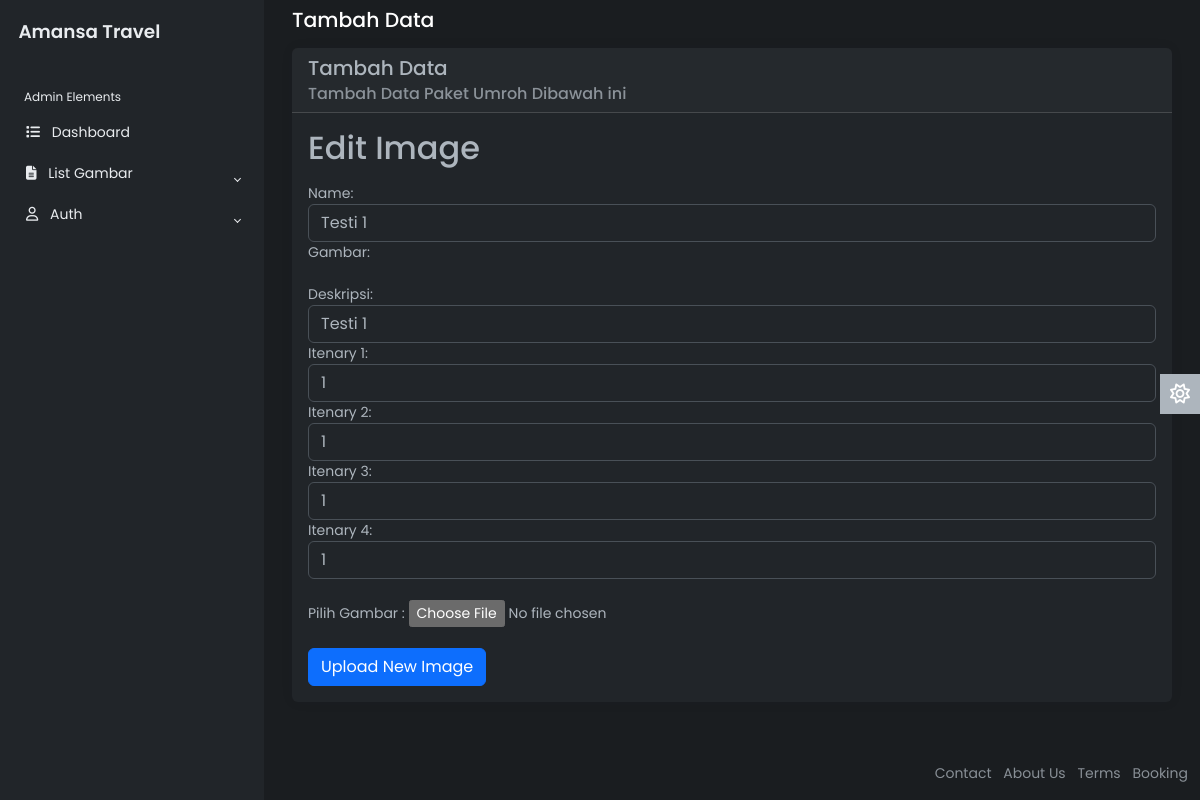
The app's page /Admin/menuGambar/homePage/editHome.php?id=5 (signed in), older data.
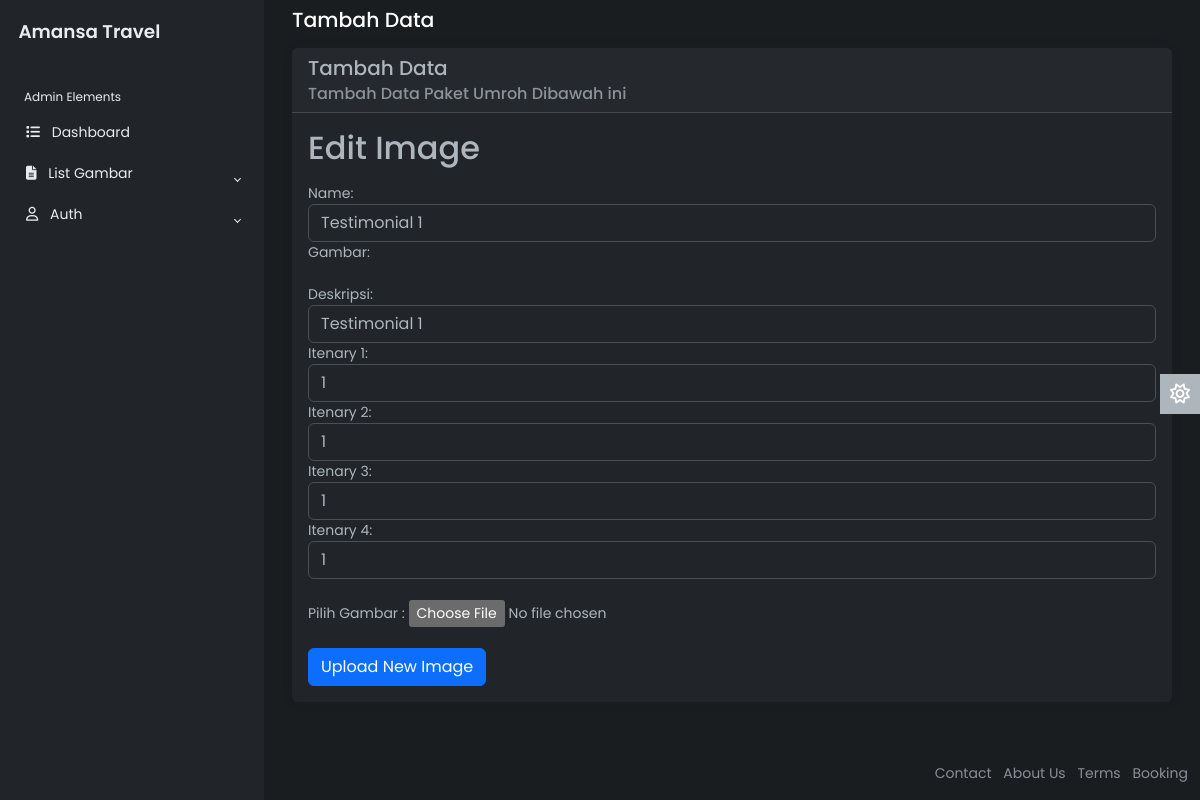
The same page, newer data.
### tables this page shows
CREATE TABLE `home` (
  `id` int(25) NOT NULL,
  `nama` varchar(250) NOT NULL,
  `image` varchar(250) NOT NULL,
  `cover` varchar(250) NOT NULL,
  `deskripsi` varchar(2000) NOT NULL,
  `itenary1` varchar(250) NOT NULL,
  `itenary2` varchar(250) NOT NULL,
  `itenary3` varchar(250) NOT NULL,
  `itenary4` varchar(250) NOT NULL
);

### Admin/menuGambar/homePage/editHome.php (the view, shortened to what this page needs)
<?php
require '../../../connection.php';
if (isset($_GET['id'])) {
    $image_id = $_GET['id'];
    $sql = "SELECT * FROM home WHERE id = " . $image_id;
    $result = $conn->query($sql);
    if ($result->num_rows > 0) {
        $row = $result->fetch_assoc();
    }
}
?>
<!DOCTYPE html>
<html lang="en" data-bs-theme="dark">
  <head>
    <link rel="stylesheet" href="https://cdn.jsdelivr.net/npm/bootstrap@5.3.0-alpha2/dist/css/bootstrap.min.css" />
    <link rel="stylesheet" href="../../css/style.css" />
  </head>
  <body>
    <div class="wrapper">
      <aside id="sidebar" class="js-sidebar">
        <div class="h-100">
          <?php include '../sidebarMenuGambar.php'; ?>
        </div>
      </aside>
      <div class="main">
        <main class="content px-3 py-2">
          <div class="container-fluid">
            <div class="mb-3">
              <h4>Tambah Data</h4>
            </div>
            <div class="card border-0">
              <div class="card-header">
                <h5 class="card-title">Tambah Data</h5>
                <h6 class="card-subtitle text-muted">Tambah Data Paket Umroh Dibawah ini</h6>
              </div>
              <div class="card-body">
                <h2 class="mb-3">Edit Image</h2>
                <form action="updateHomepage.php" method="POST" enctype="multipart/form-data">
                    <div class="form-group">
                        <label for="name">Name:</label>
                        <input type="text" class="form-control" id="name" name="name" value="<?php echo $row['nama']; ?>">
                    </div>
                    <div class="form-group">
                        <label for="second_image">Gambar: </label>
                        <br>
                    </div>
                    <div class="form-group">
                        <label for="name">Deskripsi:</label>
                        <input type="text" class="form-control" id="deskripsi" name="deskripsi" value="<?php echo $row['deskripsi']; ?>">
                    </div>
                    <div class="form-group">
                        <label for="name">Itenary 1:</label>
                        <input type="text" class="form-control" id="itenary1" name="itenary1" value="<?php echo $row['itenary1']; ?>">
                    </div>
                    <div class="form-group">
                        <label for="name">Itenary 2:</label>
                        <input type="text" class="form-control" id="itenary2" name="itenary2" value="<?php echo $row['itenary2']; ?>">
                    </div>
                    <div class="form-group">
                        <label for="name">Itenary 3:</label>
                        <input type="text" class="form-control" id="itenary3" name="itenary3" value="<?php echo $row['itenary3']; ?>">
                    </div>
                    <div class="form-group">
                        <label for="name">Itenary 4:</label>
                        <input type="text" class="form-control" id="itenary4" name="itenary4" value="<?php echo $row['itenary4']; ?>">
                    </div>
                    <br>
                    <div class="form-group">
                        <label for="new_second_image">Pilih Gambar : </label>
                        <input type="file" class="form-control-file" id="new_second_image" name="new_second_image">
                    </div>
                    <br>
                    <button type="submit" class="btn btn-primary">Upload New Image</button>
                </form>
              </div>
            </div>
          </div>
        </main>
        <a href="#" class="theme-toggle">
          <i class="fa-regular fa-sun"></i>
        </a>
        <?php include '../footerAdmin.php'; ?>
      </div>
    </div>
  </body>
</html>

Row changes from the older to the newer data that the page shows:
changed home: name "Testi 1" → "Testimonial 1"; deskripsi "Testi 1" → "Testimonial 1"
